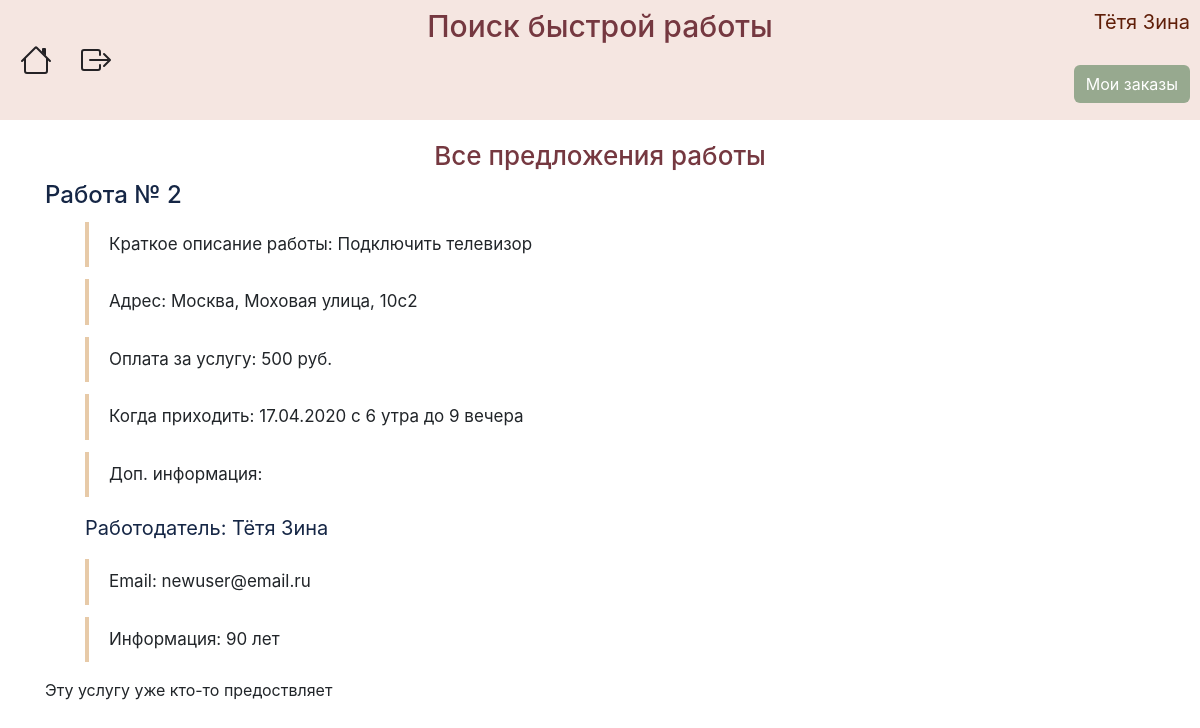
The app's page /about_job/2 (signed in) with its own data.
### data/users.py (models this page shows, shortened)
class User(SqlAlchemyBase, UserMixin):
    __tablename__ = 'users'
    id = sqlalchemy.Column(sqlalchemy.Integer, primary_key=True, autoincrement=True)
    surname = sqlalchemy.Column(sqlalchemy.String, nullable=True)
    name = sqlalchemy.Column(sqlalchemy.String, nullable=True)
    employment = sqlalchemy.Column(sqlalchemy.String, nullable=True)
    email = sqlalchemy.Column(sqlalchemy.String, index=True, unique=True, nullable=True)
    hashed_password = sqlalchemy.Column(sqlalchemy.String, nullable=True)
    info = sqlalchemy.Column(sqlalchemy.String, nullable=True)
    job = orm.relation("Jobs", back_populates='user')

### data/jobs.py (models this page shows)
class Jobs(SqlAlchemyBase):
    __tablename__ = 'jobs'
    id = sqlalchemy.Column(sqlalchemy.Integer,
                           primary_key=True, autoincrement=True)
    employer = sqlalchemy.Column(sqlalchemy.Integer, sqlalchemy.ForeignKey("users.id"))
    description = sqlalchemy.Column(sqlalchemy.String)
    salary = sqlalchemy.Column(sqlalchemy.Integer)
    address = sqlalchemy.Column(sqlalchemy.String)
    info = sqlalchemy.Column(sqlalchemy.String, nullable=True)
    date = sqlalchemy.Column(sqlalchemy.String)
    coords = sqlalchemy.Column(sqlalchemy.String)
    is_finished = sqlalchemy.Column(sqlalchemy.Boolean, default=False)
    employee = sqlalchemy.Column(sqlalchemy.Integer, default=0)
    user = orm.relation('User')

### data/jobs_api.py (the view)
@blueprint.route('/about_job/<int:job_id>', methods=['GET', 'POST'])
@login_required
def about_job(job_id):
    form = Ready()
    session = db_session.create_session()
    job = session.query(Jobs).filter(Jobs.id == job_id).first()
    employer = session.query(User).filter(User.id == job.employer).first()
    if request.method == "POST":
        if form.submit_ready.data:
            job.employee = current_user.id
        if form.submit_refuse.data:
            job.employee = 0
    session.commit()
    return render_template("about.html", job=job, employer=employer, form=form)

### data/db_session.py (called while the page is built)
def create_session() -> Session:
    global __factory
    return __factory()

### main.py (called while the page is built)
def main():
    db_session.global_init("db/jobs.db")
    @login_manager.user_loader
    def load_user(user_id):
        session = db_session.create_session()
        return session.query(User).get(user_id)
    app.register_blueprint(jobs_api.blueprint)
    app.register_blueprint(user_api.blueprint)
    @app.errorhandler(404)
    def not_found(error):
        return make_response(jsonify({'error': 'Not found'}), 404)
    app.run()

### templates/about.html (shortened to what this page needs)
{% extends "base.html" %}
{% block content %}
<h2 class="about-job-title">Все предложения работы</h2>
<h4 class="about-job-number">Работа № {{ job.id }}</h4>
<ul>
    <li>Краткое описание работы: {{ job.description }}</li>
    <li>Адрес: {{ job.address }}</li>
    <li>Оплата за услугу: {{ job.salary }} руб.</li>
    <li>Когда приходить: {{ job.date }}</li>
    <li>Доп. информация: {{ job.info }}</li>
</ul>
<ul><p class="about-job-employer">Работодатель: {{ employer.surname }} {{ employer.name }}</p>
    <li>Email: {{ employer.email }}</li>
    <li>Информация: {{ employer.info }}</li>
</ul>
<form action="" method="POST">
    {% if current_user.is_authenticated and current_user.employment == 'Рабочий' and job.employee == 0 %}
    <p>{{ form.submit_ready(type="submit", class="ready-btn") }}</p>
    {% elif current_user.is_authenticated and current_user.id == job.employee %}
    <div class="already-about-job">Вы уже готовы приступить к работе</div>
    <p>{{ form.submit_refuse(type="submit", class="refuse-btn") }}</p>
    {% elif current_user.is_authenticated and current_user.id != job.employee and job.employee != 0 %}
    <div>
        <p>Эту услугу уже кто-то предоствляет</p>
    </div>
    {% endif %}
</form>
{% endblock %}

### templates/base.html (shortened to what this page needs)
<!doctype html>
<html lang="en">
<head>
    <link rel="stylesheet" type="text/css" href="/static/css/style.css"/>
    <link rel="stylesheet"
          href="https://stackpath.bootstrapcdn.com/bootstrap/4.4.1/css/bootstrap.min.css"
>
</head>
<body>
<div class="menu">
    <nav class="navbar">
        <a class="home" href="/">
        </a>
        {% if current_user.is_authenticated %}
        <a class="exit" href="/logout">
        </a>
        {% if current_user.is_authenticated and current_user.employment == 'Работодатель' %}
        <div class="my_orders">
            <a href="/myjobs">Мои заказы</a>
        </div>
        {% endif %}
        {% else %}
        <p>
        <div class="register"><a href="/register">Зарегистрироваться</a></div>
        <div class="login"><a href="/login">Войти</a></div>
        </p>
        {% endif %}
        <h2 class="title">
            Поиск быстрой работы
        </h2>
        <p class="username">{{ current_user.surname }} {{ current_user.name }}</p>
    </nav>
</div>
<main role="main" class="container">
    {% block content %}{% endblock %}
</main>
</body>
</html>

### static/css/style.css (style rules this page uses)
.menu { background: #f5e6e1; height: 120px; }
.home { position: absolute; left: 20px; margin-top: 60px; color: #242225; }
.exit { position: absolute; left: 80px; margin-top: 60px; color: #242225; }
.my_orders a { position: absolute; right: 10px; margin-top: 35px; background-color: #97a98f; color: #fff; border-radius: 6px; padding: 7px 12px 7px 12px; }
.username { position: absolute; font-size: 20px; right: 10px; color: #5f1e08; }
.title { font-size: 30px; margin-left: auto; margin-right: auto; color: #753840; }
form { width: 60%; }
ul { list-style: none; counter-reset: li; }
ul li { border-left: 4px solid #e7caa8; padding:10px 20px 10px 20px; margin: 12px 0 12px 0; font-size: 17px; }
.about-job-title { text-align: center; margin-top: 20px; margin-bottom: 10px; font-size: 26px; color: #753840; }
.about-job-number { color: #152645; }
.about-job-employer { font-size: 20px; color: #152645; }

### records on screen
User: surname "Тётя", name "Зина", email "newuser@email.ru", info "90 лет"
Jobs: id "2", description "Подключить телевизор", address "Москва, Моховая улица, 10с2", salary "500", date "17.04.2020 с 6 утра до 9 вечера"
